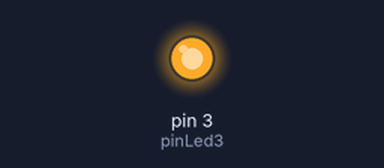
Recording of a sketch running on a simulated Arduino Uno, built with avr-gcc and run on an emulated ATmega328P. Shown: output pins drawn as LEDs (lit = HIGH).

Above: at 0.5 s.
At 2.5 s:
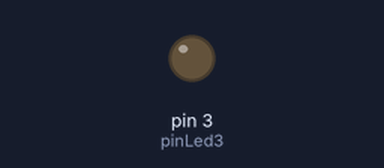
Timing chart, 0 to 5.2 s (numbered marks = the images above):
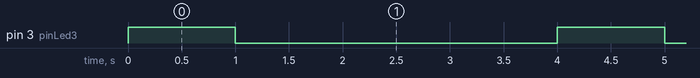

The sketch:

Delay.ino
```cpp
#define pinLed3 3
#define pinLed5 5// Định nghĩa pinLed là chân số 3.
void setup() // Hàm setup() được gọi 1 lần duy nhất khi bật nguồn hoặc reset board
{
pinMode(pinLed3, OUTPUT); // Cấu hình chân pinLed là ngõ ra.
}
    void loop() { // Hàm loop() sẽ được gọi liên tục khi chương trình hoạt động.
    digitalWrite(pinLed3, HIGH); // Bật Led (HIGH - có nghĩa là mức điện áp 5VDC)
    delay(1000); // Chờ 1000 mili giây = 1s
    digitalWrite(pinLed3, LOW); // Tắt Led (LOW có nghĩa là mức điện áp 0VDC)
    delay(1000); // Chờ 1000 mili giây = 1s
    digitalWrite(pinLed5, HIGH); // Bật Led (HIGH - có nghĩa là mức điện áp 5VDC)
    delay(1000); // Chờ 1000 mili giây = 1s
    digitalWrite(pinLed5, LOW); // Tắt Led (LOW có nghĩa là mức điện áp 0VDC)
    delay(1000); // Chờ 1000 mili giây = 1s
}
```

Measured:
- by itself, pin 3 (pinLed3): alternates HIGH for 1.0 s and LOW for 3.0 s
